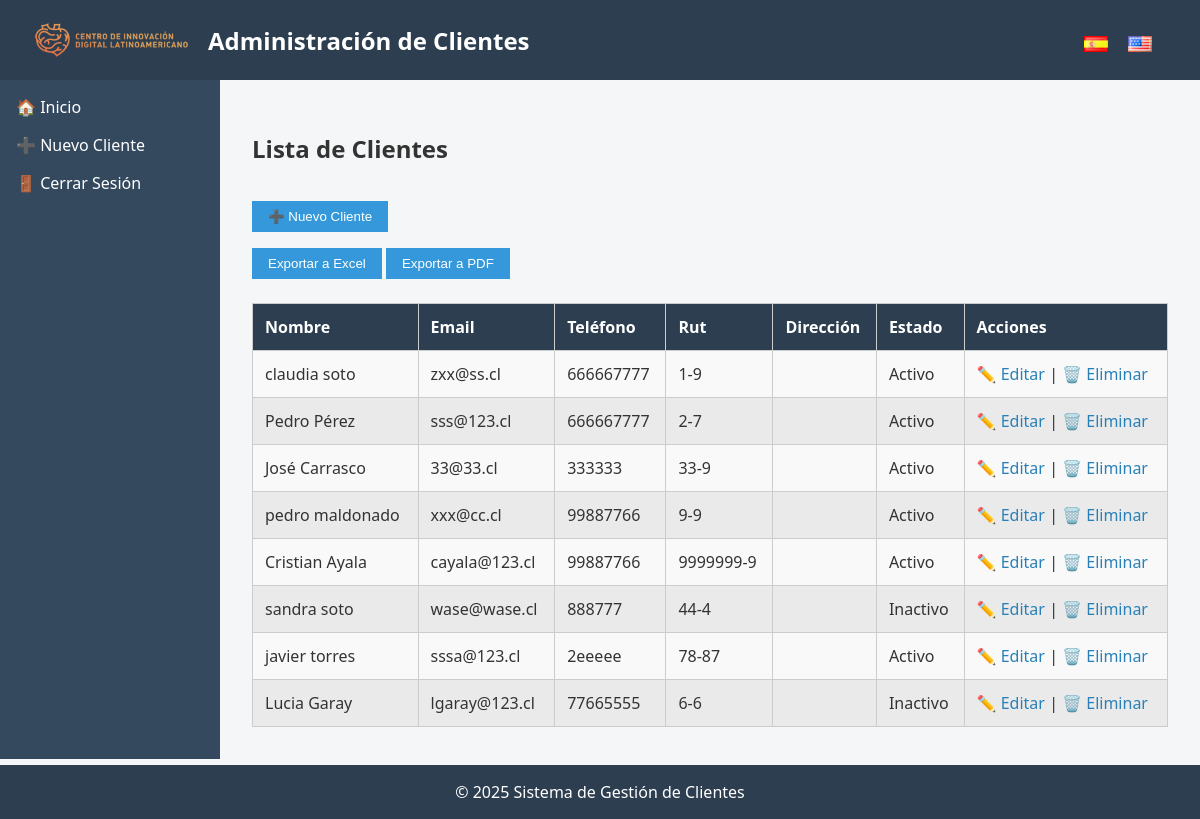
/es/ (signed in), run on the app's committed database.
### clientes/models.py (models this page shows, shortened)
class Cliente(models.Model):
    ESTADOS = [
        ('Activo', 'Activo'),
        ('Inactivo', 'Inactivo'),
    ]
    nombre = models.CharField(max_length=100, verbose_name=_("Nombre"))
    rut = models.CharField(max_length=20, unique=True, verbose_name=_("Rut"))
    email = models.EmailField()
    telefono = models.CharField(max_length=20, verbose_name=_("Teléfono"))
    fecha_registro = models.DateField(auto_now_add=True)
    estado = models.CharField(max_length=10, choices=ESTADOS, verbose_name=_("Estado"))
    observacion = models.TextField(blank=True, verbose_name=_("Observación"))

### clientes/views.py (the view)
# urls.py: path('', views.lista_clientes, name='lista_clientes'),
@login_required
@permission_required('clientes.view_cliente', raise_exception=True)
def lista_clientes(request):
    clientes = Cliente.objects.all()
    return render(request, 'clientes/lista.html', {'clientes': clientes})

### clientes/templates/clientes/lista.html (shortened to what this page needs)
{% extends 'layout.html' %}
{% load i18n %}
{% block content %}
<h2>{% trans "Lista de Clientes" %}</h2>
{% if perms.clientes.change_cliente %}
  <a href="{% url 'agregar_cliente' %}">
    <button>➕ {% trans "Nuevo Cliente" %}</button>
  </a>
{% endif %}
<div style="margin-bottom: 20px;">
    <a href="{% url 'exportar_excel' %}"><button>{% trans "Exportar a Excel" %}</button></a>
    <a href="{% url 'exportar_pdf' %}"><button>{% trans "Exportar a PDF" %}</button></a>
</div>
<table>
  <thead>
    <tr>
      <th>{% trans "Nombre" %}</th>
      <th>{% trans "Email" %}</th>
      <th>{% trans "Teléfono" %}</th>
      <th>{% trans "Rut" %}</th>
      <th>{% trans "Dirección" %}</th>
      <th>{% trans "Estado" %}</th>
      <th>{% trans "Acciones" %}</th>
    </tr>
  </thead>
  <tbody>
    {% for cliente in clientes %}
    <tr class="{% cycle 'par' 'impar' %}">
      <td>{{ cliente.nombre }}</td>
      <td>{{ cliente.email }}</td>
      <td>{{ cliente.telefono }}</td>
      <td>{{ cliente.rut }}</td>
      <td>{{ cliente.direccion }}</td>
      <td>{{ cliente.estado }}</td>
      <td>
    {% if perms.clientes.change_cliente %}
      <a href="{% url 'editar_cliente' cliente.id %}">✏️ {% trans "Editar" %}</a> |
    {% endif %}
    {% if perms.clientes.delete_cliente %}
      <a href="{% url 'eliminar_cliente' cliente.id %}">🗑️ {% trans "Eliminar" %}</a>
    {% endif %}
      </td>
    </tr>
    {% empty %}
    <tr>
      <td colspan="7">No hay clientes registrados.</td>
    </tr>
    {% endfor %}
  </tbody>
</table>
{% endblock %}

### clientes/templates/layout.html (style rules this page uses)
* { box-sizing: border-box; }
body { font-family: 'Segoe UI', Tahoma, Geneva, Verdana, sans-serif; background-color: #f4f6f8; color: #333; margin: 0; padding: 0; display: flex; flex-direction: column; min-height: 100vh; }
a { color: #2980b9; text-decoration: none; }
button { background-color: #3498db; color: white; border: none; padding: 0.5rem 1rem; margin-top: 1rem; cursor: pointer; }

### clientes/templates/clientes/lista.html (style rules this page uses)
table { width: 100%; border-collapse: collapse; margin-top: 1.5rem; }
th, td { border: 1px solid #ccc; padding: 0.75rem; text-align: left; }
thead { background-color: #2c3e50; color: white; }
tr.par { background-color: #f9f9f9; }
tr.impar { background-color: #eaeaea; }

### data on the page
Cliente: nombre "claudia soto", email "zxx@ss.cl", telefono "666667777", rut "1-9", estado "Activo"
Cliente: nombre "Pedro Pérez", email "sss@123.cl", telefono "666667777", rut "2-7", estado "Activo"
Cliente: nombre "José Carrasco", email "33@33.cl", telefono "333333", rut "33-9", estado "Activo"
Cliente: nombre "pedro maldonado", email "xxx@cc.cl", telefono "99887766", rut "9-9", estado "Activo"
Cliente: nombre "Cristian Ayala", email "cayala@123.cl", telefono "99887766", rut "9999999-9", estado "Activo"
Cliente: nombre "sandra soto", email "wase@wase.cl", telefono "888777", rut "44-4", estado "Inactivo"
Cliente: nombre "javier torres", email "sssa@123.cl", telefono "2eeeee", rut "78-87", estado "Activo"
Cliente: nombre "Lucia Garay", email "lgaray@123.cl", telefono "77665555", rut "6-6", estado "Inactivo"
